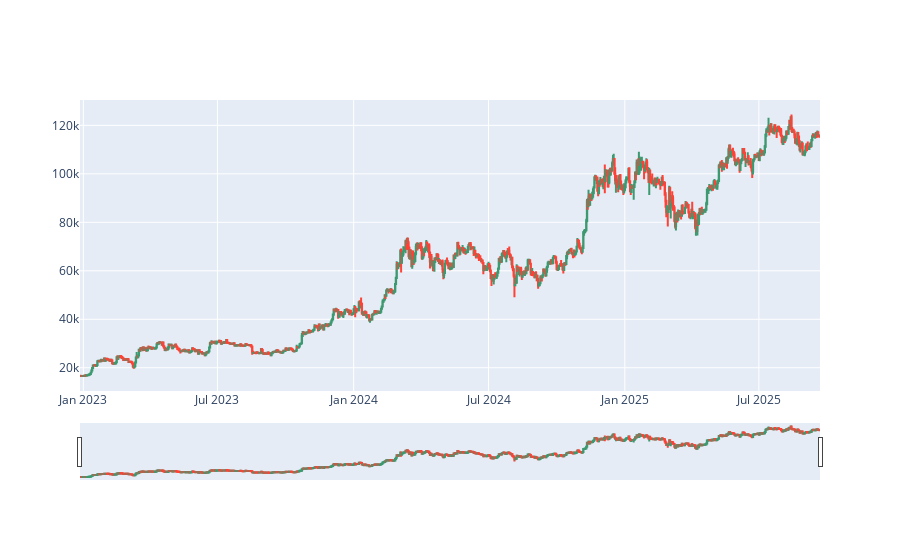

The notebook cell saved with this chart:
### Code cell
import plotly.graph_objects as pg
from plotly.offline import iplot
figure = pg.Figure(data=[pg.Candlestick(x=data['Date'],
                                        open=data['Open'],
                                        high=data['High'],
                                        low=data['Low'],
                                        close=data['Close'])])

# figure.update_layout(title = 'Bitcoin Price Analysis',
#                      xaxis_rangeslider_visible = False)
figure.show()
# iplot(figure)

### Figure 1 — Plotly figure (JSON) as saved in the notebook; plotly's stock layout.template omitted (floating-point values rounded to 4 significant figures; data arrays with more than 128 entries replaced by an {"elided": "..."} marker saying what was removed)
{"data": [{"close": {"elided": "999 float values"}, "high": {"elided": "999 float values"}, "low": {"elided": "999 float values"}, "open": {"elided": "999 float values"}, "type": "candlestick", "x": {"elided": "999 str values"}}], "layout": {}}
